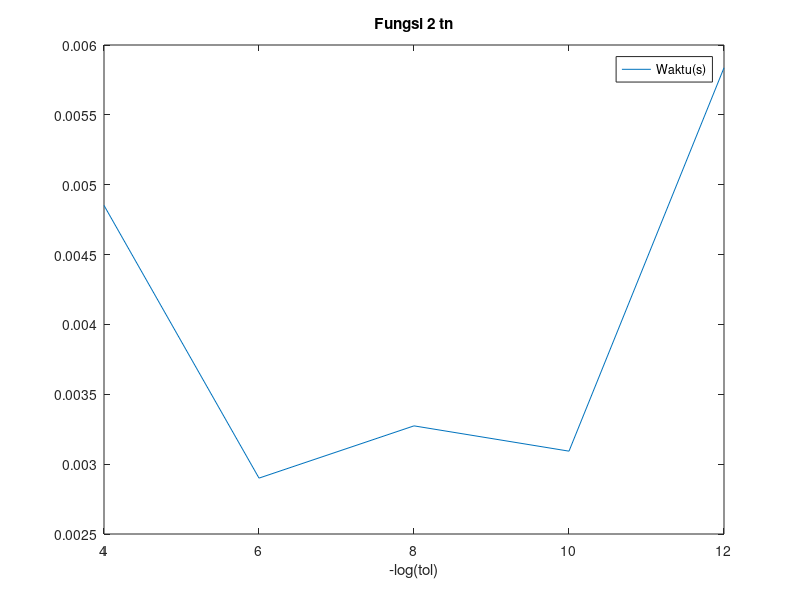

Source code (MATLAB):
x = [4 6 8 10 12];
y = [



0.004852
0.002900
0.003274
0.003093
0.005837

];

plot(x,y);
title('Fungsi 2 tn');
xlabel('-log(tol)');
legend('Waktu(s)');